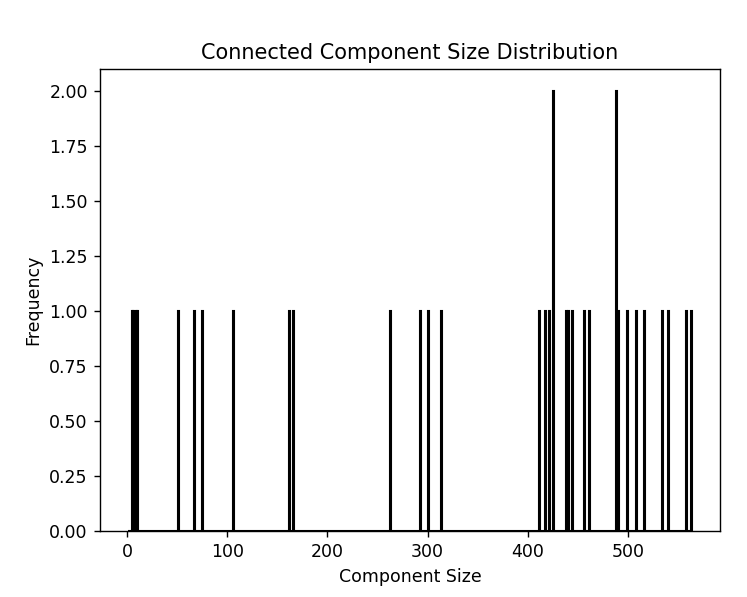

Reproduce this figure in Python.
import networkx as nx
import pandas as pd
import matplotlib.pyplot as plt

# Load data
edges = pd.read_csv('youtube_edges.csv')
nodes = pd.read_csv('youtube_nodes.csv')

# Extract only the Source and Target columns
edges = edges[['Source', 'Target']]

# Create graph
G = nx.Graph()
G.add_edges_from(edges.values)

# Connected components
components = list(nx.connected_components(G))
component_sizes = [len(c) for c in components]
print(f"Number of connected components: {len(components)}")
print(f"Sizes of connected components: {component_sizes}")

# Plot component size distribution
plt.hist(component_sizes, bins=range(1, max(component_sizes) + 1), edgecolor='black', linewidth=1.2)
plt.title('Connected Component Size Distribution')
plt.xlabel('Component Size')
plt.ylabel('Frequency')
plt.show()
